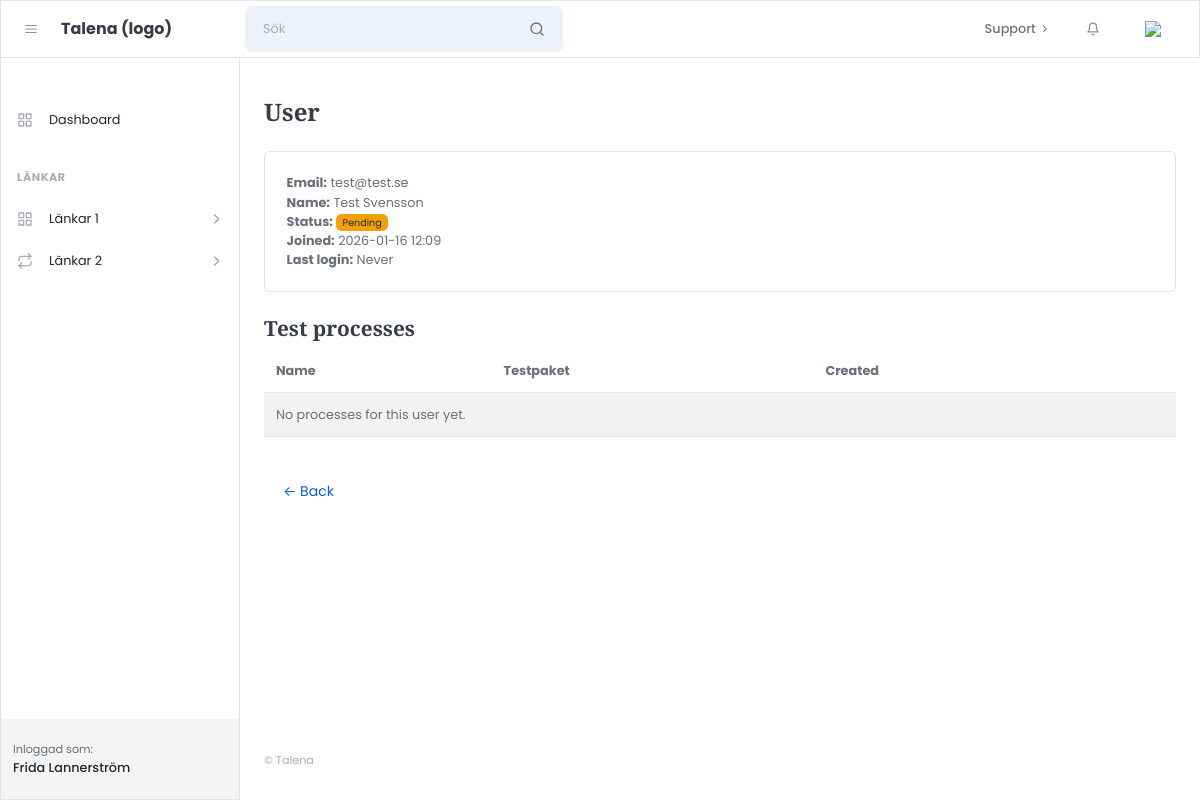
/accounts/users/7/ (signed in), run on the app's committed database.
### apps/accounts/models.py (models this page shows)
class User(AbstractUser):
    class Role(models.TextChoices):
        ADMIN = "admin", "Admin"
        CUSTOMER = "customer", "Customer"
    role = models.CharField(
        max_length=20,
        choices=Role.choices,
        default=Role.CUSTOMER,
    )

### apps/accounts/views.py (the view)
# urls.py: path("accounts/users/<int:pk>/", admin_user_detail, name="admin_user_detail"),
@login_required
def admin_user_detail(request, pk):
    if not is_admin(request.user):
        return HttpResponseForbidden("No access.")
    user_obj = get_object_or_404(User, pk=pk)
    processes = (
        TestProcess.objects
        .filter(created_by=user_obj)
        .order_by("-created_at")  # justera om du har annat fält
    )
    active_processes = processes.filter(is_completed=False) if hasattr(TestProcess, "is_completed") else processes
    pending_invite = not user_obj.is_active
    return render(request, "admin/accounts/user_detail.html", {
        "u": user_obj,
        "processes": processes,
        "active_processes": active_processes,
        "pending_invite": pending_invite,
    })

### apps/core/utils/auth.py (called while the page is built)
def is_admin(user) -> bool:
    return (
        getattr(user, "role", None) == "admin"
        or user.is_staff
        or user.is_superuser
    )

### templates/admin/accounts/user_detail.html (shortened to what this page needs)
{% extends "admin/core/layouts/admin_base.html" %}
{% block content %}
<h1 class="mb-4">User</h1>
<div class="card mb-4">
  <div class="card-body">
    <div><strong>Email:</strong> {{ u.email }}</div>
    <div><strong>Name:</strong> {{ u.get_full_name }}</div>
    <div><strong>Status:</strong>
      {% if u.is_active %}
        <span class="badge bg-success">Active</span>
      {% else %}
        <span class="badge bg-warning text-dark">Pending</span>
      {% endif %}
    </div>
    <div><strong>Joined:</strong> {{ u.date_joined|date:"Y-m-d H:i" }}</div>
    <div><strong>Last login:</strong>
      {% if u.last_login %}
        {{ u.last_login|date:"Y-m-d H:i" }}
      {% else %}
        Never
      {% endif %}
    </div>
  </div>
</div>
<h3 class="mt-4">Test processes</h3>
<div class="table-responsive">
  <table class="table table-striped align-middle">
    <thead>
      <tr>
        <th>Name</th>
        <th>Testpaket</th>
        <th>Created</th>
        <th></th>
      </tr>
    </thead>
    <tbody>
      {% for p in processes %}
        <tr>
          <td>{{ p.name|default:"(No name)" }}</td>
          <td>
                  {{ p.project_name_snapshot }}
                  <div class="small text-muted">{{ p.account_code }} / {{ p.project_code }}</div>
          </td>
          <td>
            {% if p.created_at %}
              {{ p.created_at|date:"Y-m-d H:i" }}
            {% else %}
              <span class="text-muted">n/a</span>
            {% endif %}
          </td>
          <td class="text-end">
            <a class="btn btn-sm btn-outline-primary" href="">
              Open
            </a>
          </td>
        </tr>
      {% empty %}
        <tr><td colspan="4">No processes for this user yet.</td></tr>
      {% endfor %}
    </tbody>
  </table>
</div>
<a class="btn btn-link mt-3" href="{% url 'admin_dashboard' %}">← Back</a>
{% endblock %}

### templates/admin/core/partials/admin_sidebar.html (shortened to what this page needs)
<div id="layoutSidenav_nav">
                <nav class="sidenav sidenav-light border">
                    <div class="sidenav-menu">
                        <div class="nav accordion" id="accordionSidenav">
                            <div class="sidenav-menu-heading"></div>
                            <a class="nav-link" href="{% url 'admin_dashboard' %}">
                                <div class="nav-link-icon"><i data-feather="grid"></i></div>
                                Dashboard
                            </a>
                            <div class="sidenav-menu-heading">Länkar</div>
                            <a class="nav-link collapsed" href="javascript:void(0);" data-bs-toggle="collapse" data-bs-target="#collapsePages" aria-expanded="false" aria-controls="collapsePages">
                                <div class="nav-link-icon"><i data-feather="grid"></i></div>
                                Länkar 1
                                <div class="sidenav-collapse-arrow"><i class="fas fa-angle-down"></i></div>
                            </a>
                            <a class="nav-link collapsed" href="javascript:void(0);" data-bs-toggle="collapse" data-bs-target="#collapseFlows" aria-expanded="false" aria-controls="collapseFlows">
                                <div class="nav-link-icon"><i data-feather="repeat"></i></div>
                                Länkar 2
                                <div class="sidenav-collapse-arrow"><i class="fas fa-angle-down"></i></div>
                            </a>
                    </div>
                    </div>
                    <div class="sidenav-footer">
                        <div class="sidenav-footer-content">
                            <div class="sidenav-footer-subtitle">Inloggad som:</div>
                            <div class="sidenav-footer-title">{{ request.user.get_full_name }}</div>
                        </div>
                    </div>
                </nav>
            </div>

### data on the page
User: user.get_full_name "Frida Lannerström"
User: email "test@test.se", get_full_name "Test Svensson", date_joined "2026-01-16 12:09"
